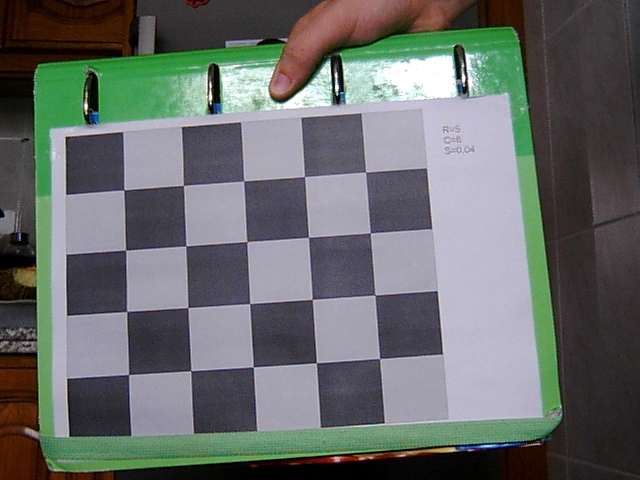
//> input picture 3año/FSIV/i72gogiaP4/i72gogia/calibrado/imagenes/img0.jpg, 640 x 480 px
$ ./test_lbp ../../../i72gogiaP4/i72gogia/calibrado/imagenes/img0.jpg ../../../i72gogiaP4/i72gogia/calibrado/imagenes/img1.jpg   (built with g++ and OpenCV 4)
//> lines starting //> are read from the running program, lines starting //| are printed output that depends on the picture
//! \file test_lbp.cpp
//! \author FSIV-UCO

#include <iostream>
#include <sstream>
#include <string>
#include <vector>
#include <opencv2/core.hpp>
#include <opencv2/highgui.hpp>

#include "lbp.h"

using namespace std;

const cv::String keys =
    "{help h usage ? |      | print this message.}"
//    "{u uniform      |      | use uLBP.}"
//    "{c colunms      |0     | Build descriptor using a grid with c colums.}"
//    "{r rows         |0     | Build descriptor using a grid with r rows.}"
    "{@image1        |<none>| path to input image.}"
    "{@image2        |      | path to second image, for comparison.}"
    ;

int main(int argc, char * argv[])
{
	cv::CommandLineParser parser(argc, argv, keys);
	parser.about("Test LBP implementation.");
	if (parser.has("help"))
	{
		parser.printMessage();
		return 0;
	}
	cv::String img_name = parser.get<cv::String>(0);
	cv::String img_name2 = parser.get<cv::String>(1);

	if (!parser.check()){
		parser.printErrors();
		return 0;
	}

	// TODO Load the image1
	cv::Mat image1 = cv::imread(img_name, cv::IMREAD_COLOR);
//> image1 is the input picture: 480 rows x 640 cols, CV_8UC3; mean B, G, R 106.1, 107.8, 103.5
	if (image1.empty())
	{
		std::cerr << "Error: no he podido abrir el fichero '" << img_name << "'." << std::endl;
		return EXIT_FAILURE;
	}


	// TODO Load the image2 (if it is set).
	cv::Mat image2;
	if(!img_name2.empty()){
		image2 = cv::imread(img_name2, cv::IMREAD_COLOR);
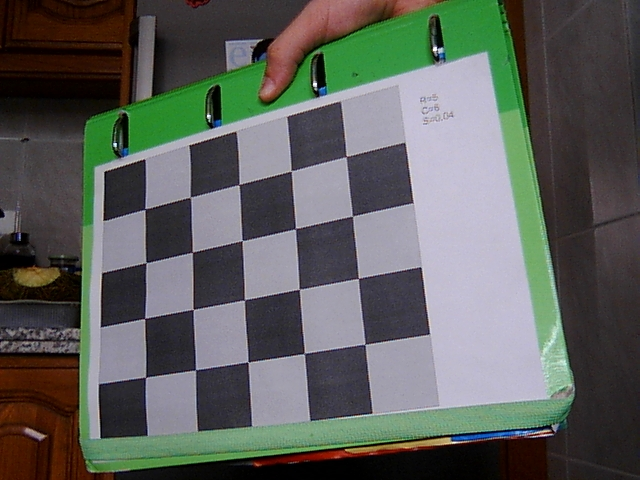
//> input picture 3año/FSIV/i72gogiaP4/i72gogia/calibrado/imagenes/img1.jpg, 640 x 480 px
//> image2 is the input picture: 480 rows x 640 cols, CV_8UC3; mean B, G, R 91.1, 95.5, 92.3
		if (image2.empty())
		{
			std::cerr << "Error: no he podido abrir el fichero '" << img_name2 << "'." << std::endl;
			return EXIT_FAILURE;
		}
	}else{
		// TODO if image2 is not set, image2 = mirror(image1) (x axe). see cv::flip()
		cv::flip(image1, image2, 1);
	}

	//  TODO Compute LBP matrixs
	cv::Mat lbp1;
	cv::Mat lbp2;
	cv::Mat aux1;
	cv::Mat aux2;
	cvtColor(image1, aux1, cv::COLOR_BGR2GRAY);
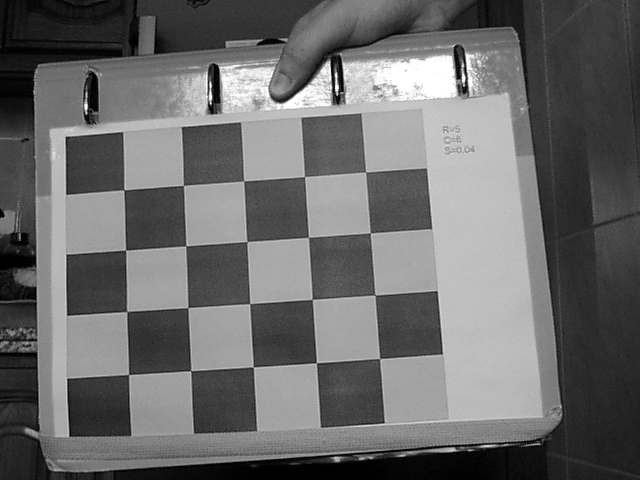
//> aux1: 480 rows x 640 cols, CV_8UC1; min 0, max 255, mean 106.3
	cvtColor(image2, aux2, cv::COLOR_BGR2GRAY);
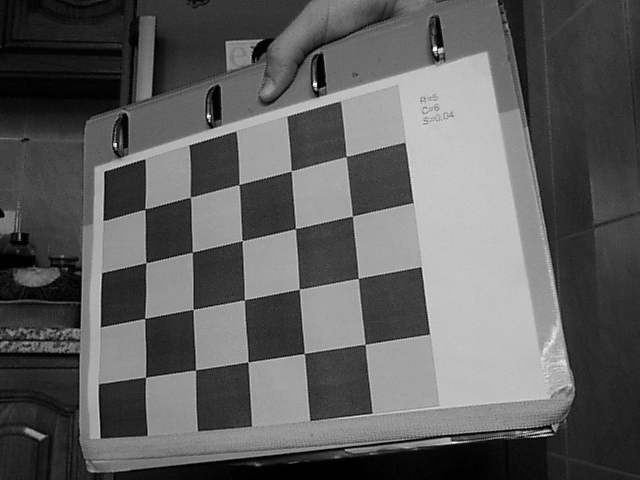
//> aux2: 480 rows x 640 cols, CV_8UC1; min 0, max 255, mean 94

//> (the run ends here: the program needs code that is not available in this run, at `fsiv_lbp(aux1, lbp1);`)
